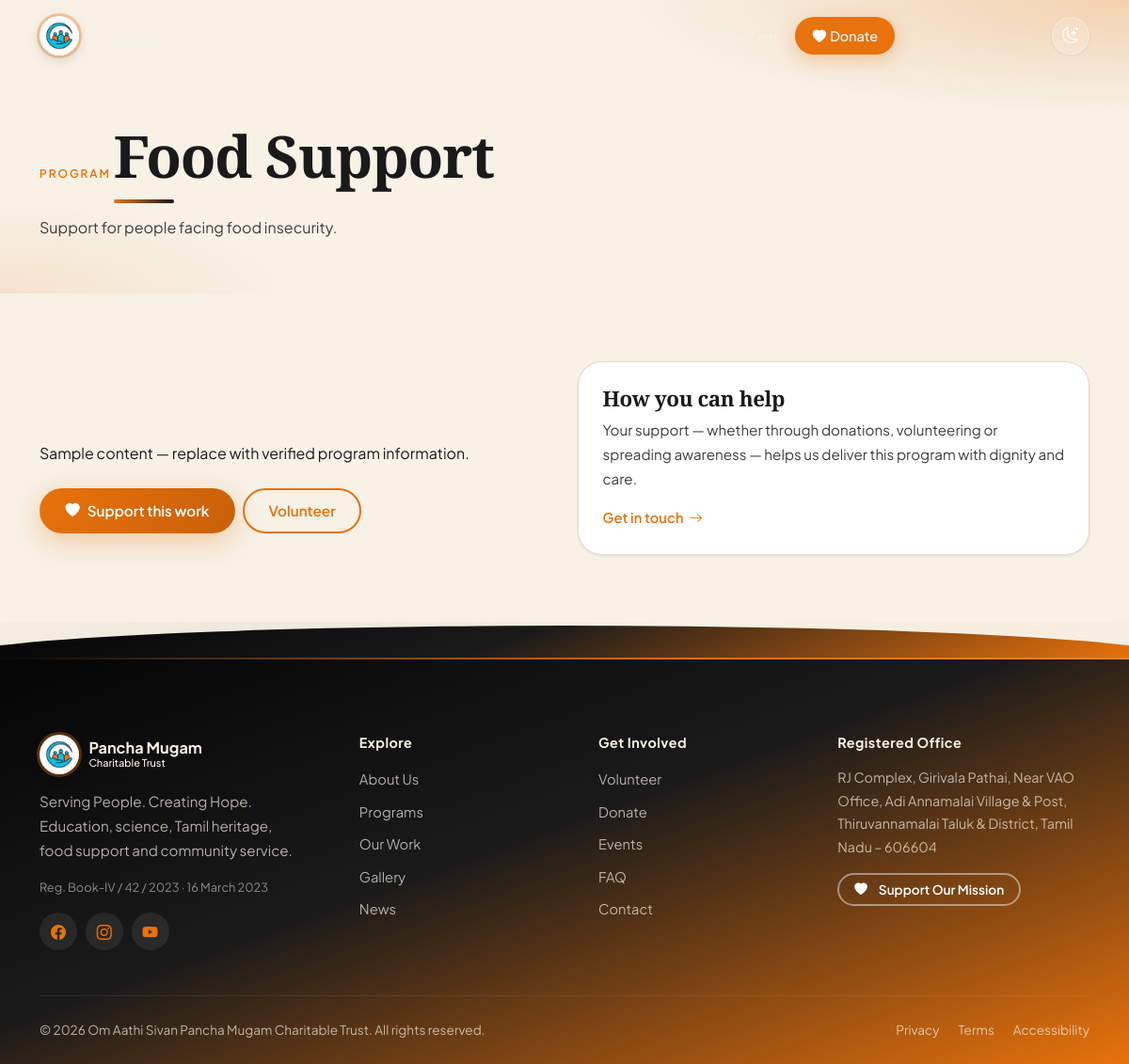
The app's page /program.php?slug=food-support with its own data.
### tables this page shows
CREATE TABLE programs (
    id INT UNSIGNED AUTO_INCREMENT PRIMARY KEY,
    title VARCHAR(180) NOT NULL,
    slug VARCHAR(190) NOT NULL UNIQUE,
    short_description TEXT NOT NULL,
    description LONGTEXT NOT NULL,
    icon VARCHAR(80) DEFAULT 'heart',
    image VARCHAR(255) DEFAULT NULL,
    status ENUM('draft','published') DEFAULT 'published',
    created_at TIMESTAMP DEFAULT CURRENT_TIMESTAMP,
    updated_at TIMESTAMP DEFAULT CURRENT_TIMESTAMP ON UPDATE CURRENT_TIMESTAMP
);

### config/config.php (called while the page is built, shortened)
<?php
function db(): PDO {
    static $pdo = null;
    if ($pdo === null) {
        $pdo = new PDO(
            'mysql:host='.DB_HOST.';dbname='.DB_NAME.';charset=utf8mb4',
            DB_USER, DB_PASS,
            [PDO::ATTR_ERRMODE => PDO::ERRMODE_EXCEPTION, PDO::ATTR_DEFAULT_FETCH_MODE => PDO::FETCH_ASSOC]
        );
    }
    return $pdo;
}
function e(?string $value): string {
    return htmlspecialchars($value ?? '', ENT_QUOTES, 'UTF-8');
}
function url(string $path = ''): string {
    $path = ltrim($path, '/');
    return (BASE_URL === '' ? '' : BASE_URL) . '/' . $path;
}

### program.php (the view, shortened to what this page needs)
<?php
require_once __DIR__.'/config/config.php';
$slug = trim($_GET['slug'] ?? '');
$program = null;
if ($slug) {
  try {
    $s = db()->prepare("SELECT * FROM programs WHERE slug=? AND status='published' LIMIT 1");
    $s->execute([$slug]);
    $program = $s->fetch();
  } catch (Throwable $e) {}
}
include __DIR__.'/includes/header.php';
?>
<section class="page-hero">
  <div class="container" data-aos="fade-up">
    <span class="eyebrow">Program</span>
    <h1><?= e($program['title']) ?></h1>
    <p><?= e($program['short_description']) ?></p>
  </div>
</section>
<section class="section">
  <div class="container grid-2">
    <div data-aos="fade-right">
      <div class="icon" style="width:64px;height:64px;font-size:1.6rem;margin-bottom:1.25rem"><i class="bi bi-<?= e($program['icon'] ?: 'heart') ?>"></i></div>
      <div class="content"><?= nl2br(e($program['description'])) ?></div>
      <div class="actions mt-4 d-flex gap-2 flex-wrap">
        <a class="btn btn-primary" href="<?= url('donate.php') ?>"><i class="bi bi-heart-fill"></i> Support this work</a>
        <a class="btn btn-outline-primary" href="<?= url('volunteer.php') ?>">Volunteer</a>
      </div>
    </div>
    <div class="card" data-aos="fade-left">
      <h3>How you can help</h3>
      <p>Your support — whether through donations, volunteering or spreading awareness — helps us deliver this program with dignity and care.</p>
      <a class="link" href="<?= url('contact.php') ?>">Get in touch <i class="bi bi-arrow-right"></i></a>
    </div>
  </div>
</section>
<?php include __DIR__.'/includes/footer.php'; ?>

### records on screen
programs: title "Food Support", short_description "Support for people facing food insecurity.", description "Sample content — replace with verified program information."

### other values on screen
APP_TAGLINE "Serving People. Creating Hope."
TRUST_REG_NO "Book-IV / 42 / 2023"
TRUST_REG_DATE "16 March 2023"
TRUST_ADDRESS "RJ Complex, Girivala Pathai, Near VAO Office, Adi Annamalai Village & Post, Thiruvannamalai Taluk & District, Tamil Nadu – 606604"
APP_NAME "Om Aathi Sivan Pancha Mugam Charitable Trust"
